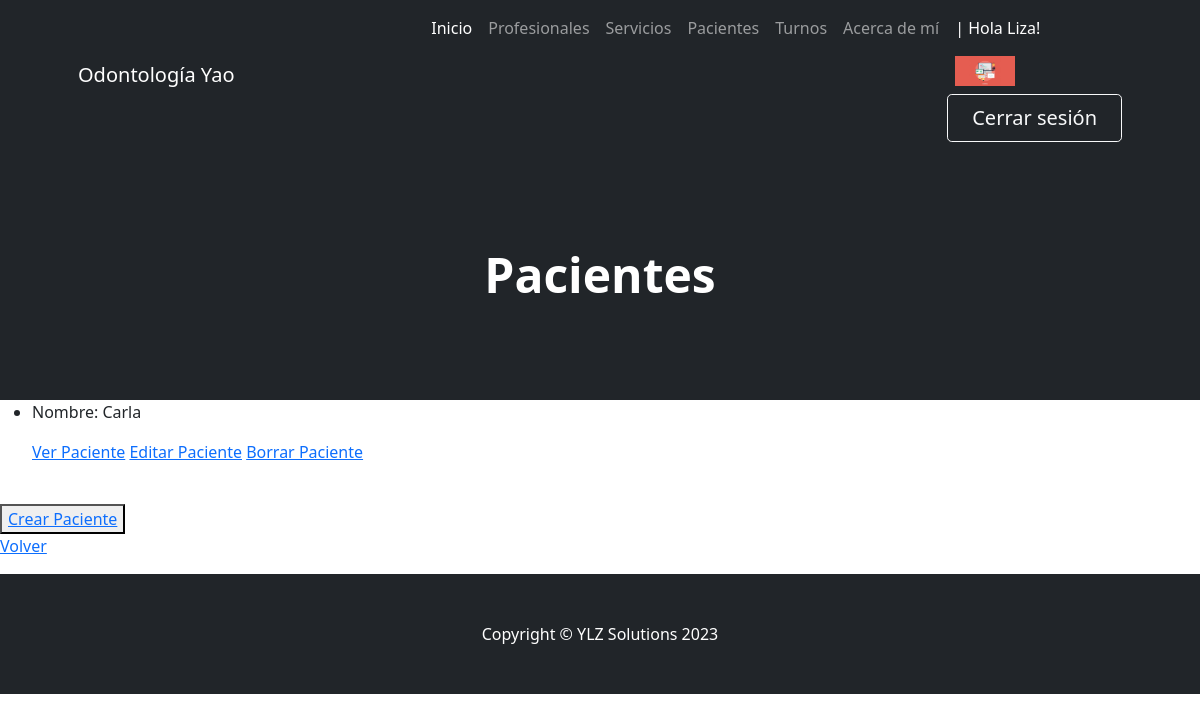
The page /AppOdonto/paciente/list/ (signed in) on the database its author committed.
### AppOdonto/models.py (models this page shows, shortened)
class Avatar(models.Model):
    usuario = models.ForeignKey(User, on_delete=models.CASCADE)
    imagen = models.ImageField(upload_to="avatares", null=True, blank=True)

class Paciente(models.Model):
    nombre = models.CharField(max_length=15)
    apellido = models.CharField(max_length=15)
    edad = models.IntegerField()
    celular = models.CharField(max_length=10)
    email = models.EmailField()

### AppOdonto/views.py (the view)
# urls.py: path('paciente/list/', PacienteList.as_view(), name="Paciente List"),
class PacienteList(LoginRequiredMixin, ListView):
    model = Paciente

### AppOdonto/templates/AppOdonto/paciente_list.html (shortened to what this page needs)
{% extends "AppOdonto/padre.html" %}
{% block header %}
    <h1 class="display-5 fw-bolder text-white mb-2">Pacientes</h1>
{% endblock %}
{% block formulario %}
    <ul>
        {% for paciente in object_list %}
            <li>
                <p>
                    Nombre: {{paciente.nombre}}
                </p>
                <p>
                    <a href="{% url 'Paciente Detail' paciente.id %}">Ver Paciente</a>
                    <a href="{% url 'Paciente Edit' paciente.id %}">Editar Paciente</a>
                    <a href="{% url 'Paciente Delete' paciente.id %}">Borrar Paciente</a>
                </p>
            </li>
        {% endfor %}
    </ul>
    <br>
    <button>
        <a href="{% url 'Paciente Create' %}">Crear Paciente</a>
    </button>
    <p>
        <a href="{% url 'Inicio' %}">Volver</a>
    </p>
{% endblock %}

### AppOdonto/templates/AppOdonto/padre.html (shortened to what this page needs)
<!DOCTYPE html>
<html lang="es">
    <head> {% load static %}
        <link href="https://cdn.jsdelivr.net/npm/bootstrap-icons@1.4.1/font/bootstrap-icons.css" rel="stylesheet" />
        <link href="{% static 'AppOdonto/css/styles.css' %}" rel="stylesheet" />
    </head>
    <body>
        <nav class="navbar navbar-expand-lg navbar-dark bg-dark">
            <div class="container px-5">
                <a class="navbar-brand" href="{% url 'Inicio' %}">Odontología Yao</a>
                <div class="collapse navbar-collapse" id="navbarSupportedContent">
                    <ul class="navbar-nav ms-auto mb-2 mb-lg-0">
                        <li class="nav-item"><a class="nav-link active" aria-current="page" href="{% url 'Inicio' %}">Inicio</a></li>
                        <li class="nav-item"><a class="nav-link" href="{% url 'Ver Profesionales' %}">Profesionales</a></li>
                        <li class="nav-item"><a class="nav-link" href="{% url 'Servicio List' %}">Servicios</a></li>
                        <li class="nav-item"><a class="nav-link" href="{% url 'Paciente List' %}">Pacientes</a></li>
                        <li class="nav-item"><a class="nav-link" href="{% url 'Turno List' %}">Turnos</a></li>
                        <li class="nav-item"><a class="nav-link" href="{% url 'About' %}">Acerca de mí</a></li>
                        <li class="nav-item"><a class="nav-link">
                            {% if request.user.is_authenticated %}
                                <p style="color:white"> |  Hola {{user.first_name}}!</p>
                                {% with user.avatar_set.first as miAvatar%}
                                    {% if miAvatar %}
                                        <img src="{{miAvatar.imagen.url}}" alt="Imagen perfil" style="max-width: 60px;">
                                    {% endif %}
                                {% endwith %}
                                <a class="btn btn-outline-light btn-lg px-4" href="{% url 'Logout' %}">Cerrar sesión</a>
                            {% endif %}
                       </a></li>
                    </ul>
                </div>
            </div>
        </nav>
        <header class="bg-dark py-5">
            <div class="container px-5">
                <div class="row gx-5 justify-content-center">
                    <div class="col-lg-6">
                        <div class="text-center my-5">
                        {% block header %}{% endblock %}
                        </div>
                    </div>
                </div>
            </div>
        </header>
{% block formulario %}
{% endblock %}
        <footer class="py-5 bg-dark">
            <div class="container px-5"><p class="m-0 text-center text-white">Copyright &copy; YLZ Solutions 2023</p></div>
        </footer>
    </body>
</html>

### rows shown on the page
Avatar: imagen (picture)
Paciente: nombre "Carla"

### other values the page prints
{{ user.first_name }} "Liza"
